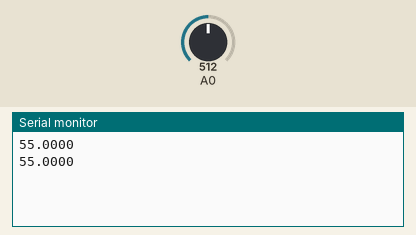
A sketch run on a simulated Arduino Uno, built with avr-gcc and run on an emulated ATmega328P. Shown: the last lines printed to the serial monitor. The test bench sets the inputs (shaded band); at power-on: A0 = 512.

Above: at 2.8 s.
2.9 s: A0 set to 716
At 5.1 s:
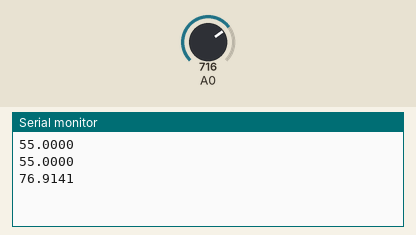
5.6 s: A0 set to 900
At 6.6 s:
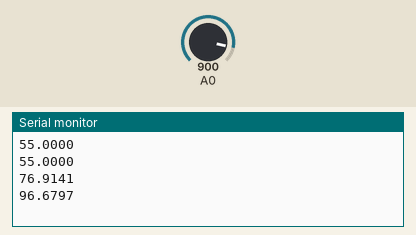
Timing chart, 0 to 8.6 s (numbered marks = the images above; inputs shaded):
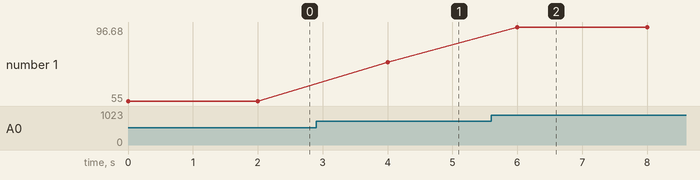

The sketch:

LM35_Sensor.ino
```cpp
float roomTemp;
void setup() {
  Serial.begin(9600);
  analogReference(INTERNAL);//INTERNAK 1.1v for the Vref of ADC
}

void loop() {
  roomTemp=(float)100*(1.1/1024)*analogRead(A0);//casting float
  Serial.println(roomTemp,4);
  delay(2000);
}
```

Measured:
- after the input at 2.9 s, the serial monitor: prints a new line after 1.1 s (image 1)
- after the input at 5.6 s, the serial monitor: prints a new line after 0.40 s (image 2)
- plotted number 1: 55 → 76.91 after the input at 2.9 s, 76.91 → 96.68 after the input at 5.6 s
